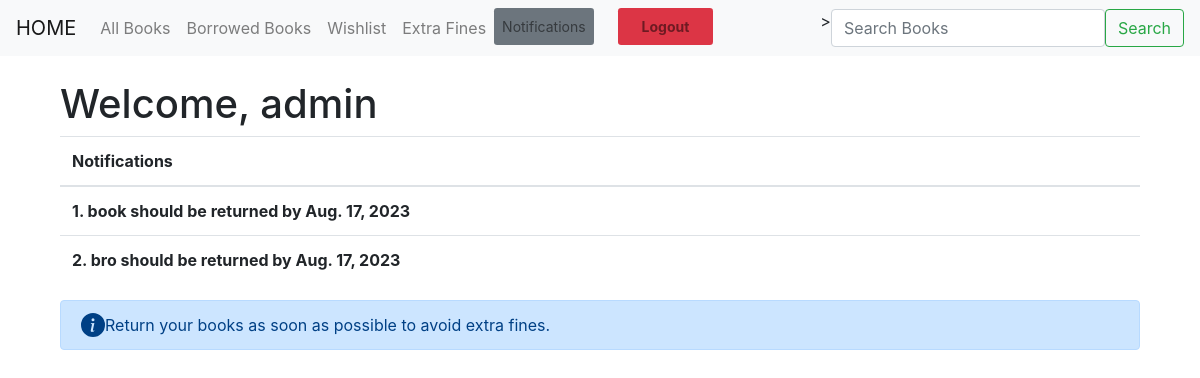
Screenshot of /dashboard/notifications/ (signed in) with the database file from the repository.
### library_app/models.py (models this page shows, shortened)
class Book(models.Model):
    title = models.CharField(max_length=255)
    author = models.CharField(max_length=255)
    isbn = models.CharField(max_length=255, unique=True)
    publisher = models.CharField(max_length=255)
    genre = models.CharField(max_length=255)
    language = models.CharField(max_length=255)
    publication_date = models.DateField()
    number_of_copies_available = models.IntegerField()

class BorrowedBook(models.Model):
    book = models.ForeignKey(Book, on_delete=models.CASCADE)
    user = models.ForeignKey('auth.User', on_delete=models.CASCADE)
    borrowed_date = models.DateField()
    due_date = models.DateField()

### library_app/views.py (the view)
# urls.py: path('notifications/', get_notifications, name='get_notifications')
def get_notifications(request):
    user = request.user
    due_date_list = []
    borrowed_books = BorrowedBook.objects.filter(user=user)
    for book in borrowed_books:
        if book.due_date -datetime.date.today() <= datetime.timedelta(days=30):
            due_date_list.append({'title': book.book.title, 'due_date': book.due_date})
            print(due_date_list)
    return render(request, 'notifications.html', context={'due_date_list': due_date_list})

### library_app/templates/notifications.html (shortened to what this page needs)
{% extends 'base.html' %}
{% block content %}
<div class="container mt-4">
  {% if user.is_authenticated %}
    <h1>Welcome, {{ user.username }}</h1>
  <table class="table">
  <thead>
    <tr>
      <th scope="col">Notifications</th>
    </tr>
  </thead>
  <tbody>
    {% for book in due_date_list %}
    <tr>
      <th scope="row">{{ forloop.counter }}. {{ book.title }} should be returned by {{ book.due_date }}</th>
    </tr>
    {% endfor %}
  </tbody>
</table>
<div class="alert alert-primary d-flex align-items-center" role="alert">
  <svg class="bi flex-shrink-0 me-2" width="24" height="24" role="img" aria-label="Info:"><use xlink:href="#info-fill"/></svg>
  <div>
     Return your books as soon as possible to avoid extra fines.
  </div>
</div>
  {% else %}
    <h1>Welcome to the Library Management System.Please login to continue</h1>
  {% endif %}
</div>
{% endblock %}

### rows the page displays
Book: title "book"
BorrowedBook: due_date "Aug. 17, 2023"
Book: title "bro"
BorrowedBook: due_date "Aug. 17, 2023"

### other values shown
{{ user.username }} "admin"
